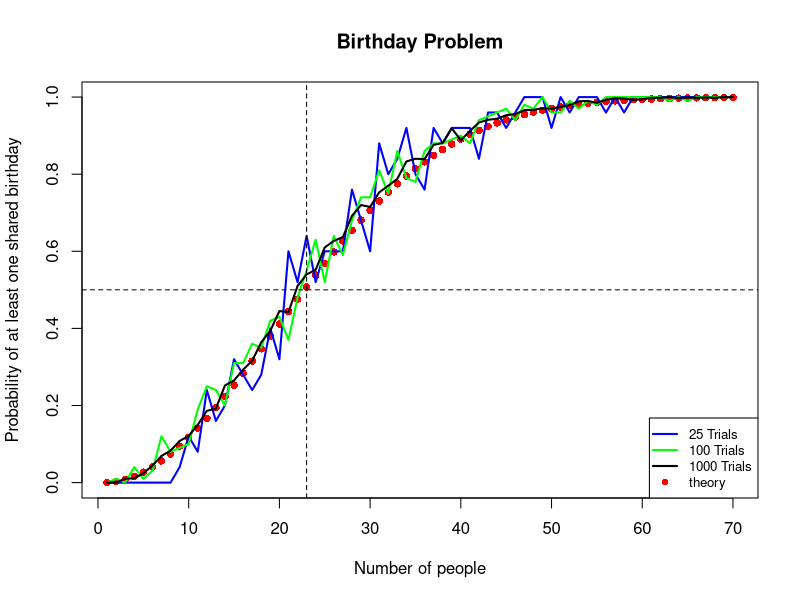

The R script that drew this image: (Note: a time limit stopped this script after it produced the figure.)
#Birthday Problem Simulation in R
#Author: Koba Khitlaishvili
#Date:05/14/2014

#----------Functions--------------------------------------------
# bdayProbs() function
#   
#   @parameters
#     -numberOfPeople - number of people(birthdays) in a group. The probability 
#      of at least one 
#      shared birthday in the group is calculated for groups of all sizes up 
#      untill this parameter. 
#     -numberOfTrials - number of times(trials) birthdays are randomly drawn for 
#      a group of size numberOfPeople.
bdayProbs<-function(numberOfPeople=60,numberOfTrials=25){
  prob<-vector() #shared birthday probabilities 
  N<-vector() #Number of people in a group
  for(k in 1:numberOfPeople){
    sameB<-0 #count of trials in which the group had at least one shared birthday 
    for(i in 1:numberOfTrials){
      id<-1:k #group member's id
      
      #Data fram
      df<-data.frame(id,month=round(runif(k,1,12)),day=2)
      
      #For months with 30 days randomly pick a day from 30 possible options
      month30<-df$month %in% c(4,6,9,11)
      df[month30,]$day<-round(runif(sum(month30),1,30))
      
      #For months with 31 days randomly pick a day from 31 possible options
      month31<-!(df$month %in% c(4,6,9,11))
      df[month31,]$day<-round(runif(sum(month31),1,31))
      
      #For February with 28 days randomly pick a day from 28 possible options
      feb<-df$month==2
      df[feb,]$day<-round(runif(sum(feb),1,28))
      
      #Increase sameB if during the trial the group had at least one shared birthday
      if(sum(duplicated(df[,2:3]))>0) {
        sameB<-sameB+1
      }   
    }
    #sameB/i is the fraction of groups per i trials that had at least one shared birthday,
    #i.e. probability of a shared birthday in a group of n people.
    prob<-append(prob,sameB/i)
    #N is the vector of group sizes that corresponds to the vector of probabilities of
    #a shared birthday 
    N<-append(N,k) 
  }
  return(data.frame(N=N,SharedBdayProb=prob))
}
#-----------------------------------------------------------------

#Create a dataframe with shared birthday probabilities for groups of all sizes 
#up to 70 using 25,100, and 1000 trials
birthdayProbs<-data.frame(`25trials`=bdayProbs(70,25)[,"SharedBdayProb"],
                      `100trials`=bdayProbs(70,100)[,"SharedBdayProb"],
                      `1000trials`=bdayProbs(70,1000)[,"SharedBdayProb"])

#Add theoretical probabilities computed in Mathematica for groups of all sizes up to 95 people
theory<-read.csv("BDprobsTheory.csv",header=FALSE,sep=",")
birthdayProbs<-data.frame(birthdayProbs,theory=theory[1:nrow(birthdayProbs),])

#Plot the theoretical shared birthday probabilities and probabilities for 25,100, 1000 trials
with(birthdayProbs,
{
  plot(theory,
      pch=16,
      col="red",
      main="Birthday Problem",
      xlab="Number of people",
      ylab="Probability of at least one shared birthday")
 lines(X25trials,lwd=2,col="blue")
 lines(X100trials,lwd=2,col="green")
 lines(X1000trials,lwd=2)
 abline(h=0.5,v=23,lty=2)
 legend("bottomright",c("25 Trials","100 Trials","1000 Trials","theory"),
        col=c("blue","green","black","red"),
        lty=c(1,1,1,NA),
        pch=c(NA,NA,NA,16),
        lwd=2,
        cex=0.8)
 })

#Save the plot to a png file
dir.create("R output")
dev.copy(png,"R output/SharedBdayProbs.png",units="px",height=530,width=530)
dev.off()

#Calculate the mean error by the number of trials
k<-100 #number of trials
n<-60 #number of people in a group
error<-vector()
for(i in 1:k){
  #Difference between theoretical probability and simulated probability of a 
  #shared birthday in a group of sixty people
  error<-append(error,mean(na.omit(birthdayProbs[1:nrow(bdayProbs(n,i)),]$theory-bdayProbs(n,i)[,2])))
  print(c(i,"/",k),quote=FALSE)
}
rm(k,n)

#Plot the error
plot(error,
     pch=20,
     main="Mean error by number of trials for a group of 60 people",
     xlab="Number of trials",
     ylab="Mean error,%")
abline(h=0)

#Save the plot to a png file
dev.copy(png,"R output/Error.png",units="px",height=500,width=580)
dev.off()


#Write the theoretical shared birthday probabilities and probabilities for 25,100, 1000 trials
#to a csv file in the output folder
write.csv(birthdayProbs,"R output/birthdayProbs.csv")

#Write the error by number of trials for a group of n people
#to a csv file in the output folder
write.csv(error,"R output/error.csv")
